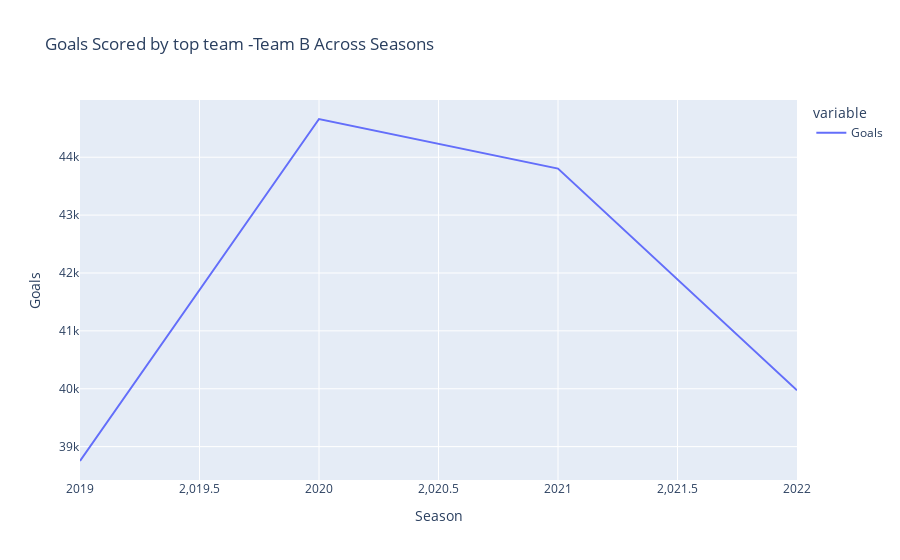

The code cell stored with this chart in its notebook:
### Markdown cell above
# Analyzing the goals scored by top team across season and finding out the peak performance year of top team

### Code cell
top_team_season_goals = df[df['Team'] == top_team].groupby('Season')['Goals'].sum().sort_index()
fig2 = px.line(top_team_season_goals, title=f'Goals Scored by top team -{top_team} Across Seasons  ')
fig2.update_layout(xaxis_title='Season', yaxis_title='Goals')
fig2.show()

### Figure 1 — Plotly figure (JSON) as saved in the notebook; plotly's stock layout.template omitted (floating-point values rounded to 4 significant figures)
{"data": [{"hovertemplate": "variable=Goals<br>Season=%{x}<br>value=%{y}<extra></extra>", "legendgroup": "Goals", "line": {"color": "#636efa", "dash": "solid"}, "marker": {"symbol": "circle"}, "mode": "lines", "name": "Goals", "orientation": "v", "showlegend": true, "type": "scatter", "x": [2019, 2020, 2021, 2022], "xaxis": "x", "y": [38752, 44660, 43804, 39974], "yaxis": "y"}], "layout": {"legend": {"title": {"text": "variable"}, "tracegroupgap": 0}, "title": {"text": "Goals Scored by top team -Team B Across Seasons  "}, "xaxis": {"anchor": "y", "domain": [0, 1], "title": {"text": "Season"}}, "yaxis": {"anchor": "x", "domain": [0, 1], "title": {"text": "Goals"}}}}
